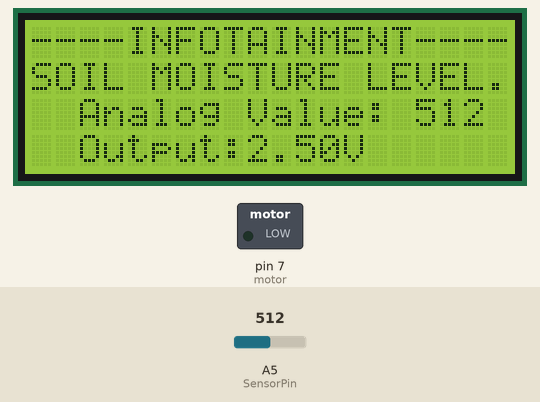
A sketch run on a simulated Arduino Uno, built with avr-gcc and run on an emulated ATmega328P. Shown: 20×4 character LCD, switched loads named in the sketch (green lamp = pin HIGH). Inputs (shaded band) come from the test bench; at power-on: A5 (SensorPin) = 512.

Above: at 1.2 s.
1.3 s: A5 (SensorPin) set to 312
At 3.0 s:
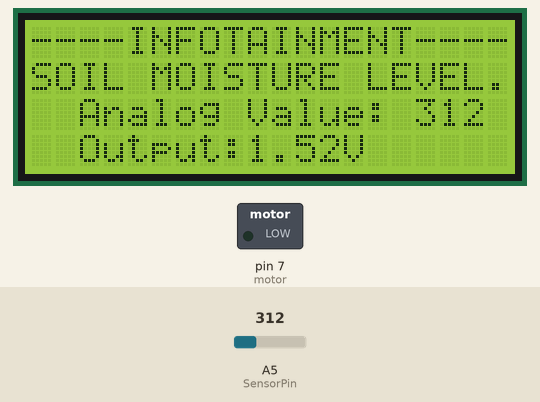
3.5 s: A5 (SensorPin) set to 291
At 4.7 s:
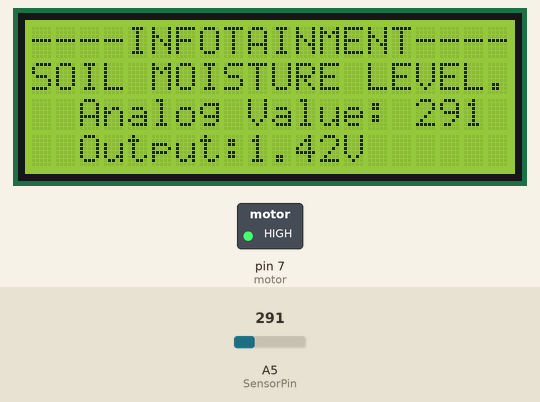
5.5 s: A5 (SensorPin) set to 306
At 7.5 s:
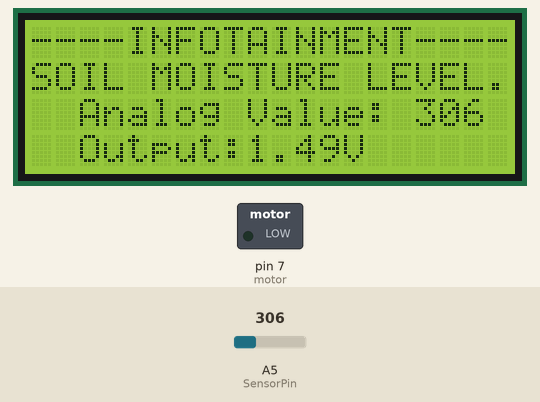
Timing chart, 0 to 9.0 s (numbered marks = the images above; inputs shaded):
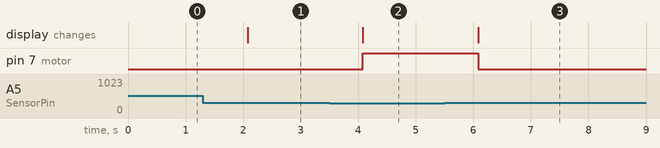

The sketch:

soil.c.ino
```cpp
#include <LiquidCrystal.h>

LiquidCrystal lcd(13, 12, 11, 10, 9, 8);

int SensorPin = A5;
int motor = 7 ;
void setup() {
  pinMode(SensorPin,INPUT);
  pinMode(motor,OUTPUT);
  lcd.begin(20, 4);
  lcd.setCursor(0,0);
  lcd.print("----INFOTAINMENT----");
  lcd.setCursor(0,1);
  lcd.print("SOIL MOISTURE LEVEL.");
  lcd.setCursor(2,2);
  lcd.print("Analog Value: ");
  lcd.setCursor(2,3);
  lcd.print("Output: ");
}

void loop() {

  int SensorValue = analogRead(SensorPin);
  float SensorVolts = analogRead(SensorPin)*0.0048828125;

  lcd.setCursor(16, 2);
  lcd.print(SensorValue);
  lcd.setCursor(9, 3);
  lcd.print(SensorVolts);
  lcd.print("V");
  if(SensorValue<300){
    digitalWrite(motor,HIGH);
    delay(1000);
  }
  else{
    digitalWrite(motor,LOW);
    delay(1000);
  }

//  sensorValue = analogRead(sensorPin);
//  lcd.setCursor(4,2);
//  lcd.print(sensorValue);
//  delay(1000);

}
```

Measured:
- the behaviour switches between 300 and 299 on A5 (SensorPin) (found by bisection; images 1 and 2)
- after the input at 1.3 s, the display: changes after 0.78 s (image 1)
- after the input at 3.5 s, pin 7 (motor): LOW → HIGH after 0.58 s; the display: changes after 0.58 s (image 2)
- after the input at 5.5 s, pin 7 (motor): HIGH → LOW after 0.59 s; the display: changes after 0.59 s (image 3)
